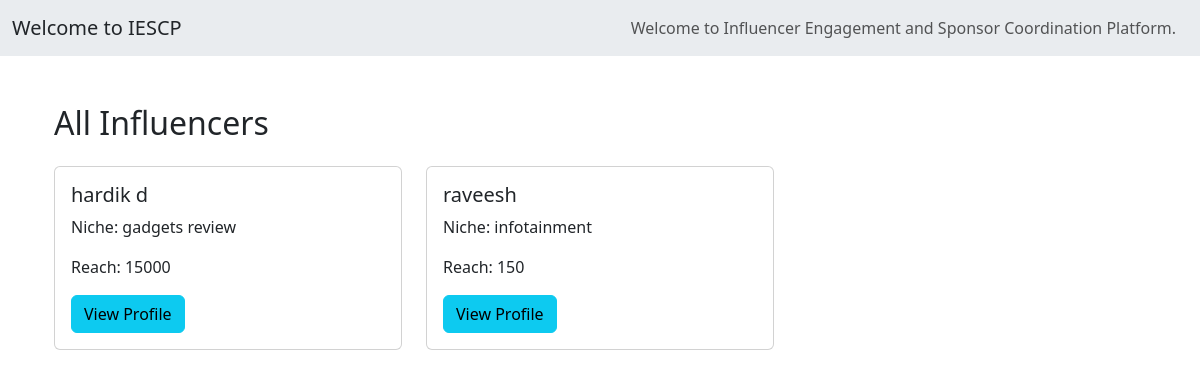
Before: /sponsor/influencers with the older database file.
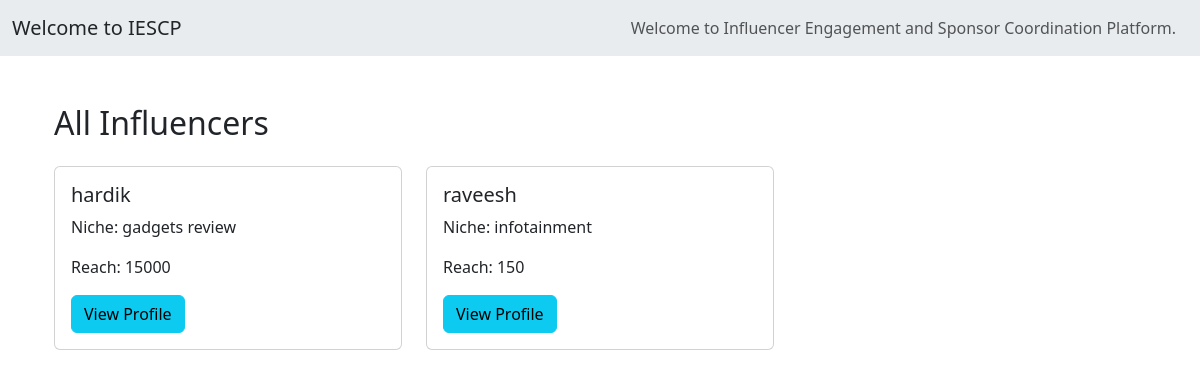
After: the same page with the newer database file.
### models.py (models this page shows)
class User(db.Model):
    __tablename__ = 'users'
    id = db.Column(db.Integer, autoincrement=True,primary_key=True)
    username = db.Column(db.String(100), unique=True, nullable=False)
    email = db.Column(db.String(100), unique=True, nullable=False)
    password = db.Column(db.String(200), nullable=False)
    role = db.Column(db.String(50), nullable=False)  # 'admin', 'sponsor', 'influencer'
    flagged = db.Column(db.Boolean, default=False)
    unflag_request = db.Column(db.String(500), nullable=False)                   # to uflag mesg
    company_name = db.Column(db.String(100), nullable=True)
    industry = db.Column(db.String(100), nullable=True)
    budget = db.Column(db.Float, nullable=True)
    category = db.Column(db.String(100), nullable=True)
    niche = db.Column(db.String(100), nullable=True)
    reach = db.Column(db.Integer, nullable=True)

### main.py (the view)
@app.route('/sponsor/influencers')
def sponsor_influencer():
    influencers = User.query.filter_by(role='influencer').all()
    return render_template('/sponsor/search_influencer.html', influencers=influencers)

### main.py (called while the page is built)
@app.context_processor
def inject_user():
    if 'user_id' in session:
        user = User.query.get(session['user_id'])
    else:
        user = None
    return dict(current_user=user)

### templates/sponsor/search_influencer.html (shortened to what this page needs)
{% extends 'base.html' %}
{% block content %}
<div class="container mt-5">
    <h2 class="mb-4">All Influencers</h2>
    <div class="row">
        {% for influencer in influencers %}
        <div class="col-md-4 mb-3">
            <div class="card">
                <div class="card-body">
                    <h5 class="card-title">{{ influencer.username }}</h5>
                    <p class="card-text">Niche: {{ influencer.niche }}</p>
                    <p class="card-text">Reach: {{ influencer.reach }}</p>
                    <a href="{{ url_for('influencer_profile', influencer_id=influencer.id) }}" class="btn btn-info">View Profile</a>
                </div>
            </div>
        </div>
        {% endfor %}
    </div>
</div>
{% endblock %}

Changed rows visible on the page:
changed User "gadgets review": username "hardik d" → "hardik"
